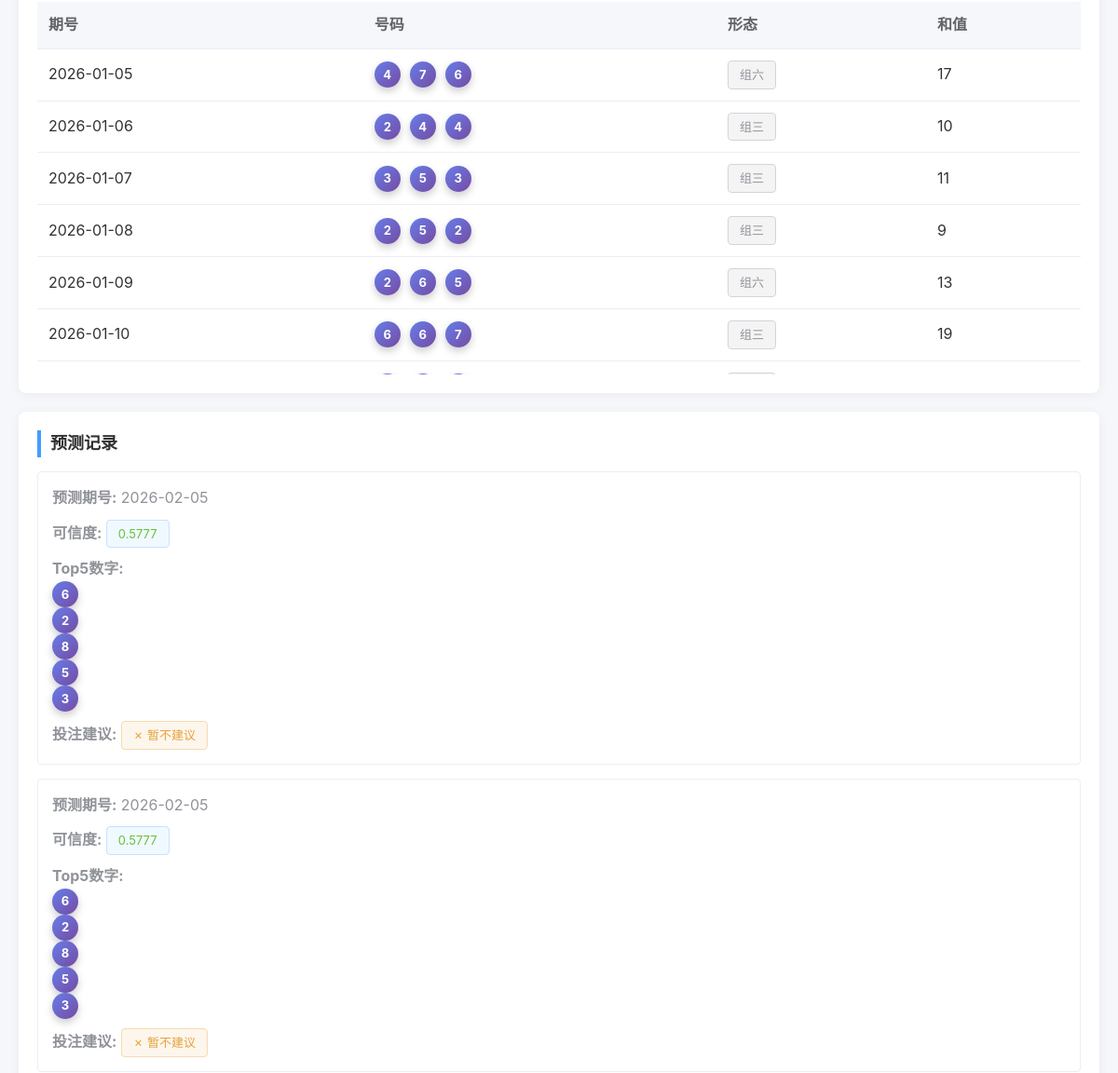
Before: /history/2026-02-04/ (middle part) with the older database file.
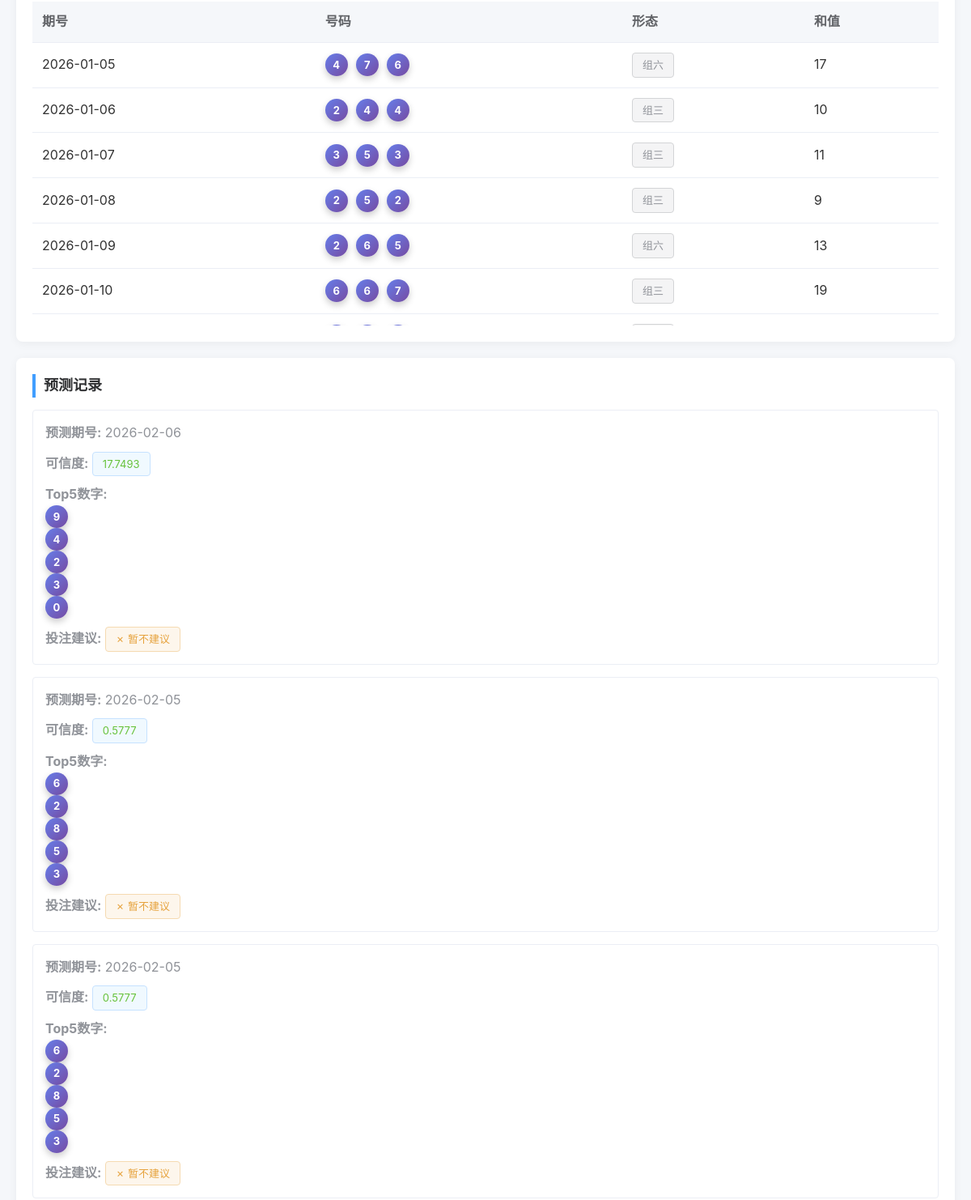
After: the same page with the newer database file.
### lottery/models.py (models this page shows, shortened)
class LotteryPeriod(models.Model):
    period = models.CharField(max_length=20, unique=True, db_index=True, verbose_name='期号')
    date = models.DateField(db_index=True, verbose_name='开奖日期')
    digit1 = models.IntegerField(verbose_name='第一位')
    digit2 = models.IntegerField(verbose_name='第二位')
    digit3 = models.IntegerField(verbose_name='第三位')
    sum_value = models.IntegerField(verbose_name='和值')
    shape = models.CharField(max_length=10, verbose_name='形态')  # 组六/组三/豹子
    created_at = models.DateTimeField(auto_now_add=True, verbose_name='创建时间')
    updated_at = models.DateTimeField(auto_now=True, verbose_name='更新时间')
    class Meta:
        ordering = ['-period']
        verbose_name = '彩票期次'
        verbose_name_plural = '彩票期次'
    @property
    def numbers(self):
        return [self.digit1, self.digit2, self.digit3]

class Prediction(models.Model):
    period = models.ForeignKey(LotteryPeriod, on_delete=models.CASCADE, related_name='predictions', verbose_name='关联期号')
    predicted_for_period = models.CharField(max_length=20, db_index=True, verbose_name='预测的期号')
    top5_digits = models.JSONField(verbose_name='Top5数字')
    digit_probs = models.JSONField(verbose_name='数字概率')
    confidence_score = models.FloatField(verbose_name='可信度分数')
    attention_weights = models.JSONField(null=True, blank=True, verbose_name='注意力权重')
    recommendation = models.CharField(
        max_length=20,
        default='no_bet',
        choices=[('bet', '建议投注'), ('no_bet', '不建议投注')],
        verbose_name='投注建议'
    )
    percentile_rank = models.FloatField(null=True, blank=True, verbose_name='置信度百分位排名')
    strategy = models.CharField(max_length=20, default='top5', verbose_name='使用策略')
    betting_combinations = models.JSONField(null=True, blank=True, verbose_name='投注组合详情')
    total_cost = models.IntegerField(default=0, verbose_name='总成本（元）')
    bet_count = models.IntegerField(default=0, verbose_name='总注数')
    recommendation_reason = models.TextField(blank=True, verbose_name='建议理由')
    should_bet = models.BooleanField(default=False, verbose_name='建议投注（旧）')
    recommended_bets = models.JSONField(null=True, blank=True, verbose_name='推荐投注组合（旧）')
    bet_amount = models.IntegerField(default=0, verbose_name='建议投注金额（旧）')
    created_at = models.DateTimeField(auto_now_add=True, verbose_name='预测时间')
    class Meta:
        ordering = ['-created_at']
        verbose_name = '预测记录'
        verbose_name_plural = '预测记录'

### lottery/views.py (the view)
# urls.py: path('history/<str:period>/', views.period_detail, name='period_detail'),
def period_detail(request, period):
    period_obj = get_object_or_404(LotteryPeriod, period=period)
    predictions = period_obj.predictions.all()
    all_periods = list(LotteryPeriod.objects.all())
    current_index = next((i for i, p in enumerate(all_periods) if p.period == period), None)
    history_30 = None
    if current_index is not None and current_index + 30 < len(all_periods):
        history_30 = all_periods[current_index+1:current_index+31]
        history_30.reverse()  # 按时间正序
    context = {
        'period': period_obj,
        'predictions': predictions,
        'history_30': history_30,
    }
    return render(request, 'lottery/period_detail.html', context)

### lottery/templates/lottery/period_detail.html (shortened to what this page needs)
{% extends 'lottery/base.html' %}
{% block content %}
{% if history_30 %}
<div class="card">
    <div style="max-height: 400px; overflow-y: auto;">
        <table class="table">
            <thead>
                <tr>
                    <th>期号</th>
                    <th>号码</th>
                    <th>形态</th>
                    <th>和值</th>
                </tr>
            </thead>
            <tbody>
                {% for hist in history_30 %}
                <tr>
                    <td>{{ hist.period }}</td>
                    <td>
                        <div class="lottery-balls">
                            <div class="ball" style="width: 28px; height: 28px; font-size: 13px;">{{ hist.digit1 }}</div>
                            <div class="ball" style="width: 28px; height: 28px; font-size: 13px;">{{ hist.digit2 }}</div>
                            <div class="ball" style="width: 28px; height: 28px; font-size: 13px;">{{ hist.digit3 }}</div>
                        </div>
                    </td>
                    <td><span class="tag tag-info">{{ hist.shape }}</span></td>
                    <td>{{ hist.sum_value }}</td>
                </tr>
                {% endfor %}
            </tbody>
        </table>
    </div>
</div>
{% endif %}
{% if predictions %}
<div class="card">
    <div class="card-title">预测记录</div>
    {% for pred in predictions %}
    <div style="border: 1px solid #ebeef5; border-radius: 4px; padding: 15px; margin-bottom: 15px;">
        <p style="color: #909399; margin-bottom: 10px;">
            <strong>预测期号:</strong> {{ pred.predicted_for_period }}
        </p>
        <p style="color: #909399; margin-bottom: 10px;">
            <strong>可信度:</strong>
            <span class="tag {% if pred.confidence_score >= 0.19 %}tag-success{% elif pred.confidence_score >= 0.188 %}tag-warning{% else %}tag-info{% endif %}">
                {{ pred.confidence_score|floatformat:4 }}
            </span>
        </p>
        <p style="color: #909399; margin-bottom: 10px;">
            <strong>Top5数字:</strong>
            {% for digit in pred.top5_digits %}
                <span class="ball" style="width: 28px; height: 28px; font-size: 13px; margin-right: 5px;">{{ digit }}</span>
            {% endfor %}
        </p>
        <p style="color: #909399;">
            <strong>投注建议:</strong>
            {% if pred.should_bet %}
                <span class="tag tag-success">✓ 建议投注 (¥{{ pred.bet_amount }})</span>
            {% else %}
                <span class="tag tag-warning">✗ 暂不建议</span>
            {% endif %}
        </p>
    </div>
    {% endfor %}
</div>
{% endif %}
{% endblock %}

Changed rows visible on the page:
added Prediction: predicted_for_period "2026-02-06", confidence_score "17.7493", top5_digits "9" "4" "2" "3" "0", should_bet "✗ 暂不建议"
